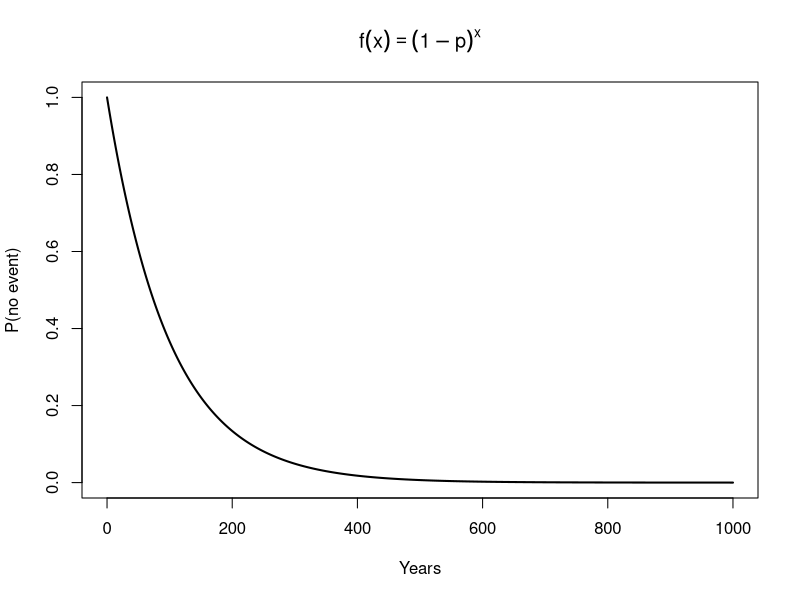
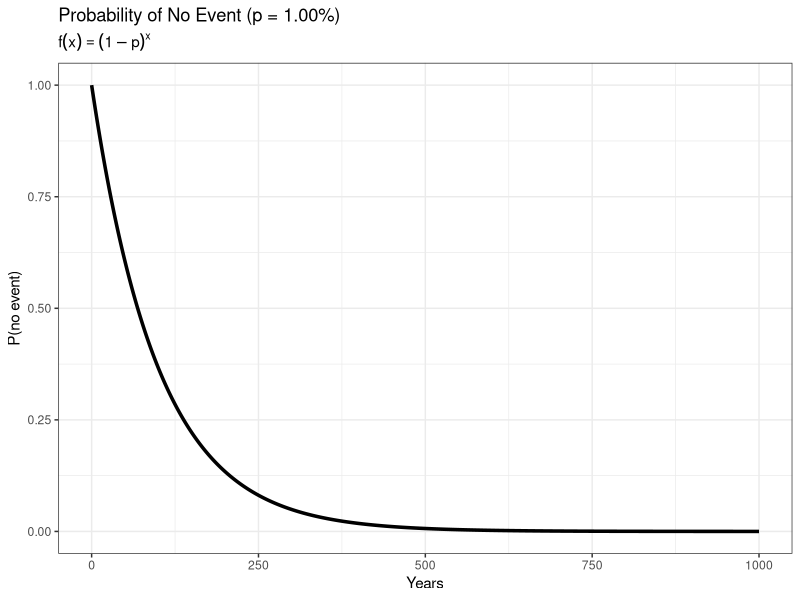

These charts were generated, in order, by the following R code:
# Parameters
p         <- 0.01
max_years <- 1000
outfile   <- "no_event.png"

# Compute
years      <- 0:max_years
prob_no_ev <- (1 - p)^years
df         <- data.frame(years, prob = prob_no_ev)

png(filename = outfile,
    width    = 800, height = 600,
    bg       = "white")
plot(years, prob_no_ev,
     type  = "l", lwd = 2,
     xlab  = "Years",
     ylab  = "P(no event)",
     main  = expression(f(x) == (1 - p)^x)
)
dev.off()

# ---- ggplot2 version with white theme ----
if (!requireNamespace("ggplot2", quietly = TRUE)) {
  install.packages("ggplot2")
}
library(ggplot2)

plt <- ggplot(df, aes(x = years, y = prob)) +
  geom_line(size = 1.2) +
  labs(
    title    = sprintf("Probability of No Event (p = %.2f%%)", p*100),
    subtitle = expression(f(x) == (1 - p)^x),
    x        = "Years",
    y        = "P(no event)"
  ) +
  theme_bw()                  # ← white background + grid

ggsave(filename = outfile,
       plot     = plt,
       width    = 8, height = 6,
       units    = "in",
       bg       = "white")    # ← ensure saved bg is white
